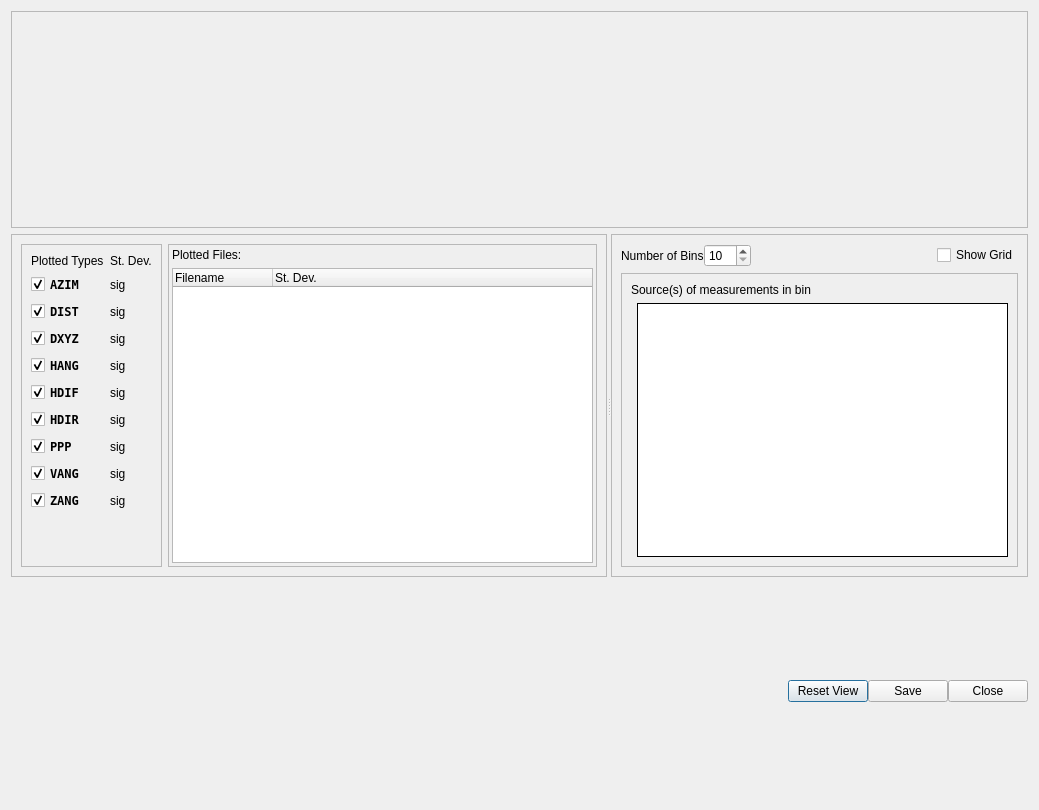
<?xml version="1.0" encoding="UTF-8"?>
<ui version="4.0">
 <class>HistogramDialog</class>
 <widget class="QDialog" name="HistogramDialog">
  <property name="geometry">
   <rect>
    <x>0</x>
    <y>0</y>
    <width>1039</width>
    <height>810</height>
   </rect>
  </property>
  <property name="windowTitle">
   <string>Measurement Standard Residual Histogram</string>
  </property>
  <layout class="QVBoxLayout" name="verticalLayout_2">
   <item>
    <widget class="QFrame" name="frame_3">
     <property name="frameShape">
      <enum>QFrame::StyledPanel</enum>
     </property>
     <property name="frameShadow">
      <enum>QFrame::Raised</enum>
     </property>
     <layout class="QGridLayout" name="gridLayout">
      <item row="0" column="0">
       <widget class="QwtPlot" name="qwtPlot_Histogram"/>
      </item>
     </layout>
    </widget>
   </item>
   <item>
    <widget class="QSplitter" name="splitter">
     <property name="orientation">
      <enum>Qt::Horizontal</enum>
     </property>
     <widget class="QFrame" name="frame_4">
      <property name="frameShape">
       <enum>QFrame::StyledPanel</enum>
      </property>
      <property name="frameShadow">
       <enum>QFrame::Raised</enum>
      </property>
      <layout class="QHBoxLayout" name="horizontalLayout_3">
       <item>
        <widget class="QFrame" name="frameMeasTypes">
         <property name="frameShape">
          <enum>QFrame::StyledPanel</enum>
         </property>
         <property name="frameShadow">
          <enum>QFrame::Raised</enum>
         </property>
         <layout class="QFormLayout" name="formLayout">
          <item row="0" column="0">
           <widget class="QLabel" name="label_PlottedTypes">
            <property name="text">
             <string>Plotted Types</string>
            </property>
           </widget>
          </item>
          <item row="1" column="0">
           <widget class="QCheckBox" name="checkBox_AZIM">
            <property name="enabled">
             <bool>true</bool>
            </property>
            <property name="font">
             <font>
              <family>DejaVu Sans Mono</family>
              <weight>75</weight>
              <bold>true</bold>
             </font>
            </property>
            <property name="text">
             <string>AZIM</string>
            </property>
            <property name="checked">
             <bool>true</bool>
            </property>
           </widget>
          </item>
          <item row="2" column="0">
           <widget class="QCheckBox" name="checkBox_DIST">
            <property name="enabled">
             <bool>true</bool>
            </property>
            <property name="font">
             <font>
              <family>DejaVu Sans Mono</family>
              <weight>75</weight>
              <bold>true</bold>
             </font>
            </property>
            <property name="text">
             <string>DIST</string>
            </property>
            <property name="checked">
             <bool>true</bool>
            </property>
           </widget>
          </item>
          <item row="3" column="0">
           <widget class="QCheckBox" name="checkBox_DXYZ">
            <property name="enabled">
             <bool>true</bool>
            </property>
            <property name="font">
             <font>
              <family>DejaVu Sans Mono</family>
              <weight>75</weight>
              <bold>true</bold>
             </font>
            </property>
            <property name="text">
             <string>DXYZ</string>
            </property>
            <property name="checked">
             <bool>true</bool>
            </property>
           </widget>
          </item>
          <item row="4" column="0">
           <widget class="QCheckBox" name="checkBox_HANG">
            <property name="enabled">
             <bool>true</bool>
            </property>
            <property name="font">
             <font>
              <family>DejaVu Sans Mono</family>
              <weight>75</weight>
              <bold>true</bold>
             </font>
            </property>
            <property name="text">
             <string>HANG</string>
            </property>
            <property name="checked">
             <bool>true</bool>
            </property>
           </widget>
          </item>
          <item row="5" column="0">
           <widget class="QCheckBox" name="checkBox_HDIF">
            <property name="enabled">
             <bool>true</bool>
            </property>
            <property name="font">
             <font>
              <family>DejaVu Sans Mono</family>
              <weight>75</weight>
              <bold>true</bold>
             </font>
            </property>
            <property name="text">
             <string>HDIF</string>
            </property>
            <property name="checked">
             <bool>true</bool>
            </property>
           </widget>
          </item>
          <item row="6" column="0">
           <widget class="QCheckBox" name="checkBox_HDIR">
            <property name="enabled">
             <bool>true</bool>
            </property>
            <property name="font">
             <font>
              <family>DejaVu Sans Mono</family>
              <weight>75</weight>
              <bold>true</bold>
             </font>
            </property>
            <property name="text">
             <string>HDIR</string>
            </property>
            <property name="checked">
             <bool>true</bool>
            </property>
           </widget>
          </item>
          <item row="7" column="0">
           <widget class="QCheckBox" name="checkBox_PPP">
            <property name="enabled">
             <bool>true</bool>
            </property>
            <property name="font">
             <font>
              <family>DejaVu Sans Mono</family>
              <weight>75</weight>
              <bold>true</bold>
             </font>
            </property>
            <property name="text">
             <string>PPP </string>
            </property>
            <property name="checked">
             <bool>true</bool>
            </property>
           </widget>
          </item>
          <item row="8" column="0">
           <widget class="QCheckBox" name="checkBox_VANG">
            <property name="enabled">
             <bool>true</bool>
            </property>
            <property name="font">
             <font>
              <family>DejaVu Sans Mono</family>
              <weight>75</weight>
              <bold>true</bold>
             </font>
            </property>
            <property name="text">
             <string>VANG</string>
            </property>
            <property name="checked">
             <bool>true</bool>
            </property>
           </widget>
          </item>
          <item row="9" column="0">
           <widget class="QCheckBox" name="checkBox_ZANG">
            <property name="enabled">
             <bool>true</bool>
            </property>
            <property name="palette">
             <palette>
              <active>
               <colorrole role="Text">
                <brush brushstyle="SolidPattern">
                 <color alpha="255">
                  <red>0</red>
                  <green>0</green>
                  <blue>0</blue>
                 </color>
                </brush>
               </colorrole>
               <colorrole role="ButtonText">
                <brush brushstyle="SolidPattern">
                 <color alpha="255">
                  <red>0</red>
                  <green>0</green>
                  <blue>0</blue>
                 </color>
                </brush>
               </colorrole>
              </active>
              <inactive>
               <colorrole role="Text">
                <brush brushstyle="SolidPattern">
                 <color alpha="255">
                  <red>0</red>
                  <green>0</green>
                  <blue>0</blue>
                 </color>
                </brush>
               </colorrole>
               <colorrole role="ButtonText">
                <brush brushstyle="SolidPattern">
                 <color alpha="255">
                  <red>0</red>
                  <green>0</green>
                  <blue>0</blue>
                 </color>
                </brush>
               </colorrole>
              </inactive>
              <disabled>
               <colorrole role="Text">
                <brush brushstyle="SolidPattern">
                 <color alpha="255">
                  <red>110</red>
                  <green>109</green>
                  <blue>106</blue>
                 </color>
                </brush>
               </colorrole>
               <colorrole role="ButtonText">
                <brush brushstyle="SolidPattern">
                 <color alpha="255">
                  <red>110</red>
                  <green>109</green>
                  <blue>106</blue>
                 </color>
                </brush>
               </colorrole>
              </disabled>
             </palette>
            </property>
            <property name="font">
             <font>
              <family>DejaVu Sans Mono</family>
              <weight>75</weight>
              <bold>true</bold>
             </font>
            </property>
            <property name="text">
             <string>ZANG</string>
            </property>
            <property name="checked">
             <bool>true</bool>
            </property>
           </widget>
          </item>
          <item row="10" column="0">
           <spacer name="verticalSpacer">
            <property name="orientation">
             <enum>Qt::Vertical</enum>
            </property>
            <property name="sizeHint" stdset="0">
             <size>
              <width>20</width>
              <height>40</height>
             </size>
            </property>
           </spacer>
          </item>
          <item row="1" column="1">
           <widget class="QLabel" name="label_AZIMsigma">
            <property name="text">
             <string>sig</string>
            </property>
           </widget>
          </item>
          <item row="2" column="1">
           <widget class="QLabel" name="label_DISTsigma">
            <property name="font">
             <font>
              <weight>50</weight>
              <bold>false</bold>
             </font>
            </property>
            <property name="text">
             <string>sig</string>
            </property>
           </widget>
          </item>
          <item row="3" column="1">
           <widget class="QLabel" name="label_DXYZsigma">
            <property name="text">
             <string>sig</string>
            </property>
           </widget>
          </item>
          <item row="4" column="1">
           <widget class="QLabel" name="label_HANGsigma">
            <property name="text">
             <string>sig</string>
            </property>
           </widget>
          </item>
          <item row="5" column="1">
           <widget class="QLabel" name="label_HDIFsigma">
            <property name="text">
             <string>sig</string>
            </property>
           </widget>
          </item>
          <item row="6" column="1">
           <widget class="QLabel" name="label_HDIRsigma">
            <property name="text">
             <string>sig</string>
            </property>
           </widget>
          </item>
          <item row="7" column="1">
           <widget class="QLabel" name="label_PPPsigma">
            <property name="text">
             <string>sig</string>
            </property>
           </widget>
          </item>
          <item row="8" column="1">
           <widget class="QLabel" name="label_VANGsigma">
            <property name="text">
             <string>sig</string>
            </property>
           </widget>
          </item>
          <item row="9" column="1">
           <widget class="QLabel" name="label_ZANGsigma">
            <property name="text">
             <string>sig</string>
            </property>
           </widget>
          </item>
          <item row="0" column="1">
           <widget class="QLabel" name="label">
            <property name="text">
             <string>St. Dev.</string>
            </property>
           </widget>
          </item>
         </layout>
        </widget>
       </item>
       <item>
        <widget class="QFrame" name="framePlottedFiles">
         <property name="frameShape">
          <enum>QFrame::StyledPanel</enum>
         </property>
         <property name="frameShadow">
          <enum>QFrame::Raised</enum>
         </property>
         <layout class="QVBoxLayout" name="verticalLayout_4">
          <property name="leftMargin">
           <number>3</number>
          </property>
          <property name="topMargin">
           <number>3</number>
          </property>
          <property name="rightMargin">
           <number>3</number>
          </property>
          <property name="bottomMargin">
           <number>3</number>
          </property>
          <item>
           <widget class="QLabel" name="labelPlottedFiles">
            <property name="text">
             <string>Plotted Files:</string>
            </property>
           </widget>
          </item>
          <item>
           <widget class="QTreeWidget" name="treeFilesToPlot">
            <property name="baseSize">
             <size>
              <width>400</width>
              <height>0</height>
             </size>
            </property>
            <property name="columnCount">
             <number>2</number>
            </property>
            <attribute name="headerVisible">
             <bool>true</bool>
            </attribute>
            <attribute name="headerCascadingSectionResizes">
             <bool>true</bool>
            </attribute>
            <attribute name="headerStretchLastSection">
             <bool>true</bool>
            </attribute>
            <column>
             <property name="text">
              <string notr="true">Filename</string>
             </property>
            </column>
            <column>
             <property name="text">
              <string notr="true">St. Dev.</string>
             </property>
            </column>
           </widget>
          </item>
         </layout>
        </widget>
       </item>
      </layout>
     </widget>
     <widget class="QFrame" name="frame">
      <property name="frameShape">
       <enum>QFrame::StyledPanel</enum>
      </property>
      <property name="frameShadow">
       <enum>QFrame::Raised</enum>
      </property>
      <layout class="QVBoxLayout" name="verticalLayout">
       <item>
        <widget class="QFrame" name="frameNumBins">
         <property name="frameShape">
          <enum>QFrame::NoFrame</enum>
         </property>
         <property name="frameShadow">
          <enum>QFrame::Raised</enum>
         </property>
         <layout class="QHBoxLayout" name="horizontalLayout_2">
          <property name="spacing">
           <number>0</number>
          </property>
          <property name="leftMargin">
           <number>0</number>
          </property>
          <property name="topMargin">
           <number>0</number>
          </property>
          <property name="rightMargin">
           <number>0</number>
          </property>
          <property name="bottomMargin">
           <number>0</number>
          </property>
          <item>
           <widget class="QLabel" name="label_NumBins">
            <property name="text">
             <string>Number of Bins</string>
            </property>
           </widget>
          </item>
          <item>
           <widget class="QSpinBox" name="spinBox_NumBins">
            <property name="minimum">
             <number>10</number>
            </property>
            <property name="maximum">
             <number>100</number>
            </property>
            <property name="singleStep">
             <number>4</number>
            </property>
            <property name="value">
             <number>10</number>
            </property>
           </widget>
          </item>
          <item>
           <spacer name="horizontalSpacer_2">
            <property name="orientation">
             <enum>Qt::Horizontal</enum>
            </property>
            <property name="sizeHint" stdset="0">
             <size>
              <width>40</width>
              <height>20</height>
             </size>
            </property>
           </spacer>
          </item>
          <item>
           <widget class="QCheckBox" name="checkBox_ShowGrid">
            <property name="text">
             <string>Show Grid</string>
            </property>
           </widget>
          </item>
         </layout>
        </widget>
       </item>
       <item>
        <widget class="QFrame" name="frameBinContents">
         <property name="frameShape">
          <enum>QFrame::StyledPanel</enum>
         </property>
         <property name="frameShadow">
          <enum>QFrame::Raised</enum>
         </property>
         <layout class="QGridLayout" name="gridLayout_2">
          <item row="0" column="0" colspan="2">
           <widget class="QLabel" name="label_4">
            <property name="text">
             <string>Source(s) of measurements in bin</string>
            </property>
           </widget>
          </item>
          <item row="1" column="1">
           <widget class="QListWidget" name="listFilesInBin">
            <property name="autoFillBackground">
             <bool>false</bool>
            </property>
            <property name="frameShape">
             <enum>QFrame::Box</enum>
            </property>
            <property name="frameShadow">
             <enum>QFrame::Plain</enum>
            </property>
            <property name="selectionMode">
             <enum>QAbstractItemView::NoSelection</enum>
            </property>
           </widget>
          </item>
         </layout>
        </widget>
       </item>
      </layout>
     </widget>
    </widget>
   </item>
   <item>
    <widget class="QFrame" name="frameButtons">
     <property name="frameShape">
      <enum>QFrame::NoFrame</enum>
     </property>
     <property name="frameShadow">
      <enum>QFrame::Raised</enum>
     </property>
     <layout class="QHBoxLayout" name="horizontalLayout">
      <property name="spacing">
       <number>0</number>
      </property>
      <property name="leftMargin">
       <number>0</number>
      </property>
      <property name="topMargin">
       <number>0</number>
      </property>
      <property name="rightMargin">
       <number>0</number>
      </property>
      <property name="bottomMargin">
       <number>0</number>
      </property>
      <item>
       <spacer name="horizontalSpacer">
        <property name="orientation">
         <enum>Qt::Horizontal</enum>
        </property>
        <property name="sizeHint" stdset="0">
         <size>
          <width>40</width>
          <height>20</height>
         </size>
        </property>
       </spacer>
      </item>
      <item>
       <widget class="QPushButton" name="pushButton_ResetView">
        <property name="text">
         <string>Reset View</string>
        </property>
       </widget>
      </item>
      <item>
       <widget class="QPushButton" name="pushButton_Save">
        <property name="text">
         <string>Save</string>
        </property>
       </widget>
      </item>
      <item>
       <widget class="QPushButton" name="pushButton_Close">
        <property name="text">
         <string>Close</string>
        </property>
       </widget>
      </item>
     </layout>
    </widget>
   </item>
  </layout>
 </widget>
 <customwidgets>
  <customwidget>
   <class>QwtPlot</class>
   <extends>QFrame</extends>
   <header>qwt_plot.h</header>
   <container>1</container>
  </customwidget>
 </customwidgets>
 <resources/>
 <connections/>
</ui>
